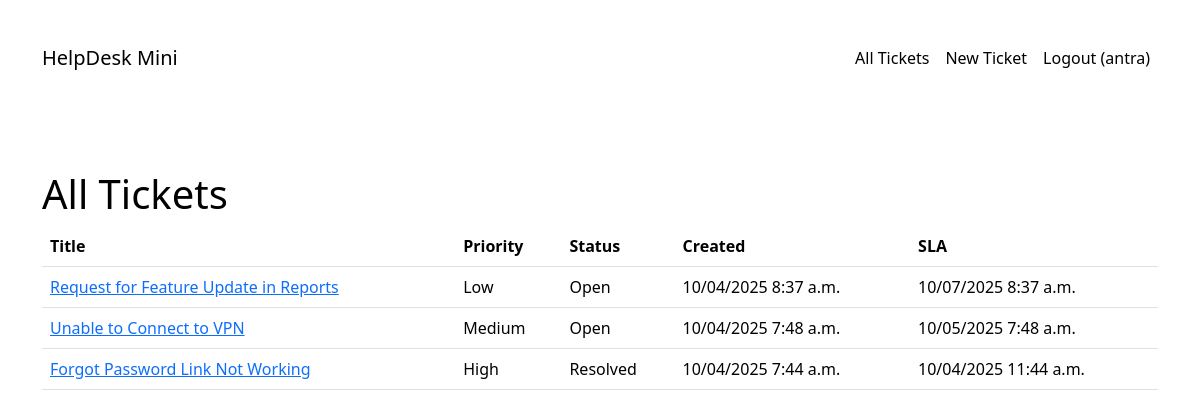
The app's page / (signed in) with its own data.
### core/models.py (models this page shows, shortened)
class Ticket(models.Model):
    STATUS_CHOICES = [
        ('open', 'Open'),
        ('in_progress', 'In Progress'),
        ('resolved', 'Resolved'),
    ]
    PRIORITY_CHOICES = [
        ('low', 'Low'),
        ('medium', 'Medium'),
        ('high', 'High'),
    ]
    title = models.CharField(max_length=200)
    description = models.TextField()
    name = models.CharField(max_length=100)
    email = models.EmailField()
    status = models.CharField(max_length=20, choices=STATUS_CHOICES, default='open')
    priority = models.CharField(max_length=10, choices=PRIORITY_CHOICES, default='medium')
    created_at = models.DateTimeField(auto_now_add=True)
    due_by = models.DateTimeField(null=True, blank=True)
    @property
    def is_overdue(self):
        return self.status != 'resolved' and self.due_by and timezone.now() > self.due_by

### core/views.py (the view)
# urls.py: path('', views.ticket_list, name='ticket_list'),
def ticket_list(request):
    tickets = Ticket.objects.order_by('-created_at')
    return render(request, 'ticket_list.html', {'tickets': tickets})

### core/templates/ticket_list.html (shortened to what this page needs)
{% extends 'base.html' %}
{% block body_class %}tickets-bg{% endblock %}
{% block content %}
<h1>All Tickets</h1>
<table class="table">
  <thead>
    <tr>
      <th>Title</th>
      <th>Priority</th>
      <th>Status</th>
      <th>Created</th>
      <th>SLA</th>
    </tr>
  </thead>
  <tbody>
    {% for t in tickets %}
      <tr class="{% if t.is_overdue %}table-danger{% endif %}">
        <td><a href="{% url 'ticket_detail' t.pk %}">{{ t.title }}</a></td>
        <td>{{ t.get_priority_display }}</td>
        <td>{{ t.get_status_display }}</td>
        <td>{{ t.created_at|date:"SHORT_DATETIME_FORMAT" }}</td>
        <td>
          {% if t.due_by %}{{ t.due_by|date:"SHORT_DATETIME_FORMAT" }}{% else %}-{% endif %}
        </td>
      </tr>
    {% empty %}
      <tr><td colspan="5">No tickets — create one!</td></tr>
    {% endfor %}
  </tbody>
</table>
{% endblock %}

### core/templates/base.html (shortened to what this page needs)
<!doctype html>
<html lang="en">
<head>
  <link href="https://cdn.jsdelivr.net/npm/bootstrap@5.3.2/dist/css/bootstrap.min.css" rel="stylesheet">
</head>
<body class="{% block body_class %}{% endblock %}">
<nav class="navbar navbar-expand-lg mb-4" style="background-color: rgba(255,255,255,0.8)">
  <div class="container">
    <a class="navbar-brand" href="{% url 'ticket_list' %}">HelpDesk Mini</a>
    <div class="collapse navbar-collapse" id="navbarNav">
      <ul class="navbar-nav ms-auto">
        <li class="nav-item">
          <a class="nav-link" href="{% url 'ticket_list' %}">All Tickets</a>
        </li>
        {% if user.is_authenticated %}
          <li class="nav-item">
            <a class="nav-link" href="{% url 'ticket_create' %}">New Ticket</a>
          </li>
          <li class="nav-item">
            <a class="nav-link" href="{% url 'logout' %}">Logout ({{ user.username }})</a>
          </li>
        {% endif %}
      </ul>
    </div>
  </div>
</nav>
<div class="container">
  {% block content %}{% endblock %}
</div>
</body>
</html>

### core/templates/base.html (style rules this page uses)
body.tickets-bg { background: url('https://images.unsplash.com/photo-1497493292307-31c376b6e479?auto=format&fit=crop&w=1470&q=80') no-repeat center center fixed; background-size: cover; color: black; }
body.tickets-bg .navbar-nav .nav-link, body.tickets-bg .navbar-brand { color: black !important; }
.container { padding-top: 30px; padding-bottom: 30px; }

### records on screen
Ticket: title "Request for Feature Update in Reports", priority "Low", status "Open", created_at "10/04/2025 8:37 a.m.", due_by "10/07/2025 8:37 a.m."
Ticket: title "Unable to Connect to VPN", priority "Medium", status "Open", created_at "10/04/2025 7:48 a.m.", due_by "10/05/2025 7:48 a.m."
Ticket: title "Forgot Password Link Not Working", priority "High", status "Resolved", created_at "10/04/2025 7:44 a.m.", due_by "10/04/2025 11:44 a.m."

### other values on screen
{{ user.username }} "antra"
